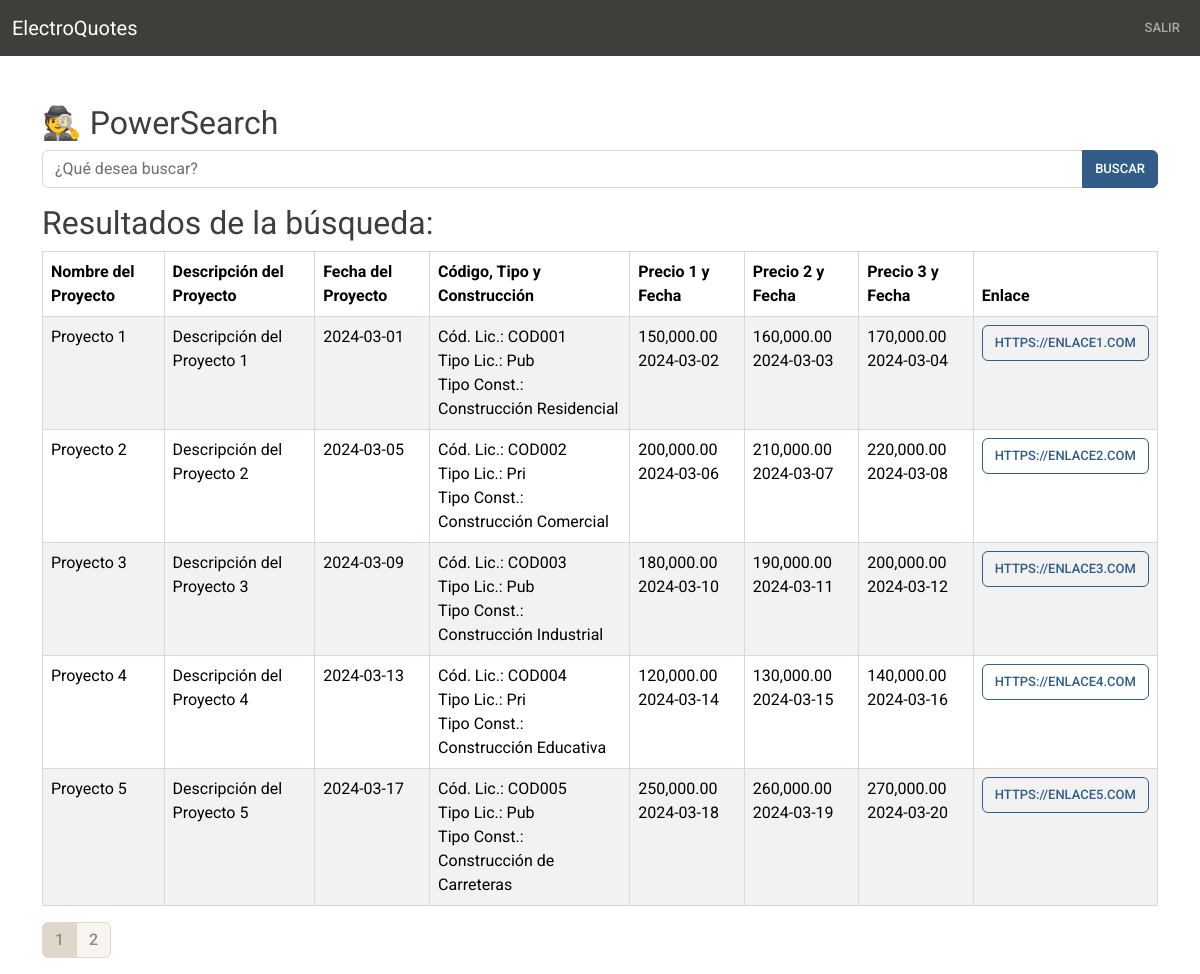
The app's page / (signed in) with its own data.
### cotizaciones/models.py (models this page shows, shortened)
class Cotizacion(models.Model):
    TIPO_LICITACION = [
        ("Pub", "Público"),
        ("Pri", "Privado"),
    ]
    nombre_proyecto = models.CharField(max_length=200)
    descripcion_proyecto = models.TextField(blank=True)
    fecha_proyecto = models.DateTimeField(null=True)
    cod_licitacion = models.CharField(max_length=50)
    tipo_licitacion = models.CharField(max_length=3, choices=TIPO_LICITACION)
    tipo_construccion = models.CharField(max_length=100)
    precio_1 = models.DecimalField(max_digits=10, decimal_places=2, null=True)
    fecha_precio_1 = models.DateTimeField(null=True)
    precio_2 = models.DecimalField(max_digits=10, decimal_places=2, null=True)
    fecha_precio_2 = models.DateTimeField(null=True)
    precio_3 = models.DecimalField(max_digits=10, decimal_places=2, null=True)
    fecha_precio_3 = models.DateTimeField(null=True)
    enlace = models.URLField(max_length=200)
    usuario_registro = models.ForeignKey(
        User, related_name='cotizaciones_registradas', null=True, on_delete=models.SET_NULL)
    fecha_registro = models.DateTimeField(auto_now_add=True)
    usuario_modifico = models.ForeignKey(
        User, related_name='cotizaciones_modificadas', null=True, on_delete=models.SET_NULL)
    fecha_modifico = models.DateTimeField(null=True)

### cotizaciones/views.py (the view)
# urls.py: path('', views.index, name='index'),
@login_required
def index(request):
    query = request.POST.get('query', '')
    all_results = Cotizacion.objects.filter(
        Q(nombre_proyecto__icontains=query)
        | Q(descripcion_proyecto__icontains=query)
        | Q(tipo_construccion__icontains=query)
    )
    paginator = Paginator(all_results, 5)
    page = request.GET.get('page')
    datos = paginator.get_page(page)
    return render(request, 'home.html', {
        'title': '🕵️ PowerSearch',
        'datos': datos,
    })

### cotizaciones/templates/home.html (shortened to what this page needs)
{% extends 'shared.html' %}
{% block content %}
{% load humanize %}
<form method="POST" class="d-flex">
    <div class="input-group">
        <input type="text" name="query" id="id_query" class="form-control" placeholder="¿Qué desea buscar?">
        <button type="submit" class="btn btn-primary">Buscar</button>
    </div>
</form>
{% if datos %}
<h2 class="mt-3">Resultados de la búsqueda:</h2>
<div class="table-responsive">
    <table class="table table-striped table-bordered">
        <thead>
            <tr>
                <th>Nombre del Proyecto</th>
                <th>Descripción del Proyecto</th>
                <th>Fecha del Proyecto</th>
                <th>Código, Tipo y Construcción</th>
                <th>Precio 1 y Fecha</th>
                <th>Precio 2 y Fecha</th>
                <th>Precio 3 y Fecha</th>
                <th>Enlace</th>
            </tr>
        </thead>
        <tbody>
            {% for dato in datos %}
            <tr>
                <td>{{ dato.nombre_proyecto }}</td>
                <td>{{ dato.descripcion_proyecto }}</td>
                <td>{{ dato.fecha_proyecto|date:"Y-m-d" }}</td>
                <td>
                    Cód. Lic.: {{ dato.cod_licitacion }}<br>
                    Tipo Lic.: {{ dato.tipo_licitacion }}<br>
                    Tipo Const.: {{ dato.tipo_construccion }}
                </td>
                <td>{{ dato.precio_1|floatformat:2|intcomma }}<br>{{ dato.fecha_precio_1|date:"Y-m-d" }}</td>
                <td>{{ dato.precio_2|floatformat:2|intcomma }}<br>{{ dato.fecha_precio_2|date:"Y-m-d" }}</td>
                <td>{{ dato.precio_3|floatformat:2|intcomma }}<br>{{ dato.fecha_precio_3|date:"Y-m-d" }}</td>
                <td><a href="{{ dato.enlace }}" target="_blank" class="btn btn-outline-primary">{{ dato.enlace }}</a></td>
            </tr>
            {% endfor %}
        </tbody>
    </table>
</div>
<nav aria-label="Page navigation example">
    <ul class="pagination">
        {% for page in datos.paginator.page_range %}
        <li class="page-item {% if datos.number == page %}active{% endif %}">
            <a class="page-link" href="?page={{ page }}">{{ page }}</a>
        </li>
        {% endfor %}
    </ul>
</nav>
{% endif %}
{% endblock %}

### cotizaciones/templates/shared.html (shortened to what this page needs)
<!DOCTYPE html>
<html lang="es">
{% load static %}
<head>
    <link rel="stylesheet" href="{% static 'bootstrap.min.css' %}">
</head>
<body>
    <nav class="navbar navbar-expand-lg bg-dark ml-auto" data-bs-theme="dark">
        <div class="container-fluid">
            <a class="navbar-brand" href="#">ElectroQuotes</a>
            <div class="collapse navbar-collapse" id="navbarColor02">
                <ul class="navbar-nav ms-auto">
                    {% if user.is_authenticated %}
                    <li class="nav-item">
                        <a class="nav-link" href="/log_out">Salir</a>
                    </li>
                    {% endif %}
                </ul>
            </div>
        </div>
    </nav>
    <main class="container mt-5">
        <h2>{{ title }}</h2>
        {% block content %}
        {% endblock %}
    </main>
</body>
</html>

### records on screen
Cotizacion: nombre_proyecto "Proyecto 1", descripcion_proyecto "Descripción del Proyecto 1", fecha_proyecto "2024-03-01", cod_licitacion "COD001", tipo_licitacion "Pub", tipo_construccion "Construcción Residencial", precio_1 "150,000.00", fecha_precio_1 "2024-03-02", precio_2 "160,000.00", fecha_precio_2 "2024-03-03", precio_3 "170,000.00", fecha_precio_3 "2024-03-04", enlace "HTTPS://ENLACE1.COM"
Cotizacion: nombre_proyecto "Proyecto 2", descripcion_proyecto "Descripción del Proyecto 2", fecha_proyecto "2024-03-05", cod_licitacion "COD002", tipo_licitacion "Pri", tipo_construccion "Construcción Comercial", precio_1 "200,000.00", fecha_precio_1 "2024-03-06", precio_2 "210,000.00", fecha_precio_2 "2024-03-07", precio_3 "220,000.00", fecha_precio_3 "2024-03-08", enlace "HTTPS://ENLACE2.COM"
Cotizacion: nombre_proyecto "Proyecto 3", descripcion_proyecto "Descripción del Proyecto 3", fecha_proyecto "2024-03-09", cod_licitacion "COD003", tipo_licitacion "Pub", tipo_construccion "Construcción Industrial", precio_1 "180,000.00", fecha_precio_1 "2024-03-10", precio_2 "190,000.00", fecha_precio_2 "2024-03-11", precio_3 "200,000.00", fecha_precio_3 "2024-03-12", enlace "HTTPS://ENLACE3.COM"
Cotizacion: nombre_proyecto "Proyecto 4", descripcion_proyecto "Descripción del Proyecto 4", fecha_proyecto "2024-03-13", cod_licitacion "COD004", tipo_licitacion "Pri", tipo_construccion "Construcción Educativa", precio_1 "120,000.00", fecha_precio_1 "2024-03-14", precio_2 "130,000.00", fecha_precio_2 "2024-03-15", precio_3 "140,000.00", fecha_precio_3 "2024-03-16", enlace "HTTPS://ENLACE4.COM"
Cotizacion: nombre_proyecto "Proyecto 5", descripcion_proyecto "Descripción del Proyecto 5", fecha_proyecto "2024-03-17", cod_licitacion "COD005", tipo_licitacion "Pub", tipo_construccion "Construcción de Carreteras", precio_1 "250,000.00", fecha_precio_1 "2024-03-18", precio_2 "260,000.00", fecha_precio_2 "2024-03-19", precio_3 "270,000.00", fecha_precio_3 "2024-03-20", enlace "HTTPS://ENLACE5.COM"

### other values on screen
{{ title }} "🕵️ PowerSearch"
{{ page }} "1" "2"
